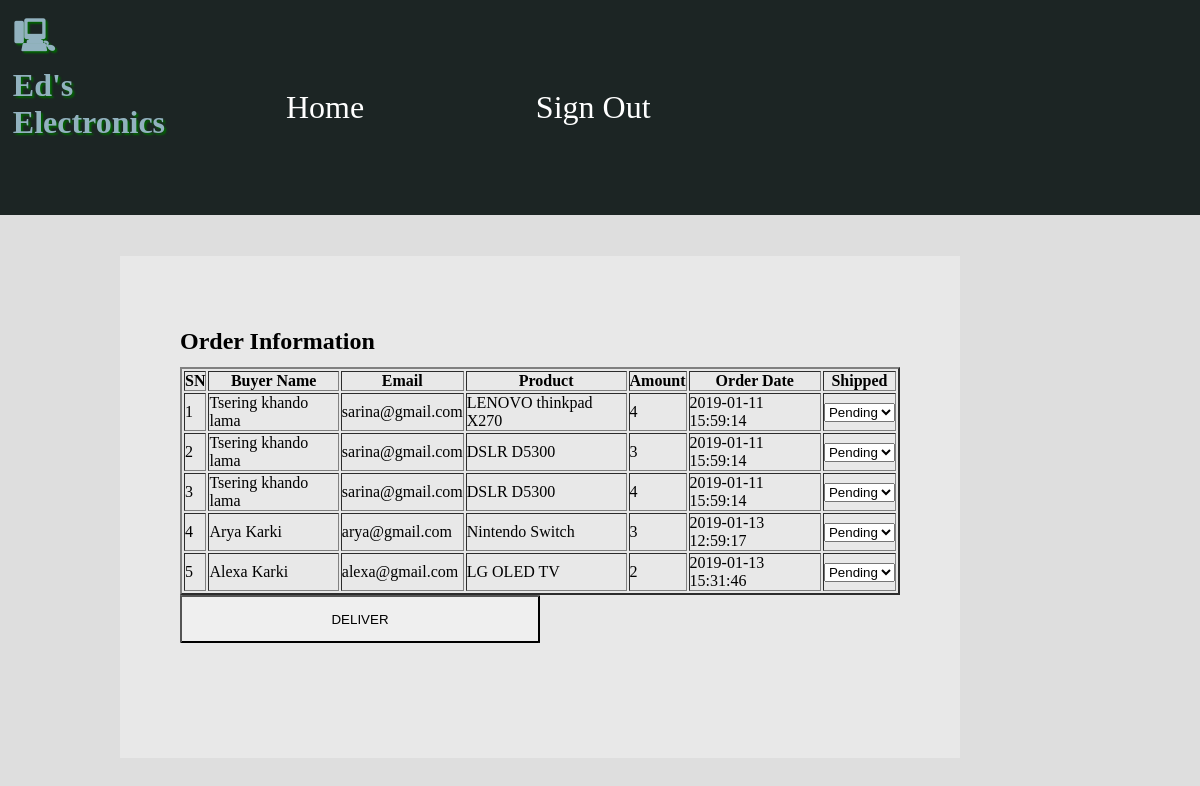
/admin/shippingDetail.php, run on the app's committed database.
### tables this page shows
CREATE TABLE `tbl_order` (
  `order_id` int(11) NOT NULL,
  `cart_id` int(11) NOT NULL,
  `cus_name` varchar(255) NOT NULL,
  `phone_no` varchar(255) NOT NULL,
  `city` varchar(255) NOT NULL,
  `street` varchar(255) NOT NULL,
  `country` varchar(255) NOT NULL,
  `shipped` tinyint(1) NOT NULL DEFAULT '0',
  `date` datetime NOT NULL DEFAULT CURRENT_TIMESTAMP
);

CREATE TABLE `tbl_customer` (
  `customer_id` int(11) NOT NULL,
  `fullName` varchar(255) NOT NULL,
  `email` varchar(255) NOT NULL,
  `contact_no` varchar(255) NOT NULL,
  `password` varchar(255) NOT NULL,
  `email_notify` tinyint(1) DEFAULT '0'
);

CREATE TABLE `tbl_product` (
  `product_id` int(11) NOT NULL,
  `customer_id` int(11) DEFAULT NULL,
  `category_id` int(11) NOT NULL,
  `product_name` varchar(255) NOT NULL,
  `brand` varchar(255) NOT NULL,
  `product_detail` varchar(255) NOT NULL,
  `price` varchar(255) NOT NULL,
  `feature_product` varchar(255) NOT NULL,
  `img_upload` text NOT NULL
);

CREATE TABLE `tbl_cart` (
  `cart_id` int(11) NOT NULL,
  `customer_id` int(11) NOT NULL,
  `product_id` int(11) NOT NULL,
  `Quantity` int(255) NOT NULL
);

### admin/shippingDetail.php (the view, shortened to what this page needs)
<?php
	include 'databaselink.php';
	include 'form_header.php';
	$admin_view = $pdo->prepare("SELECT * FROM tbl_order");
	$admin_view->execute();
?>
<body>
	<main >
		<form action="shippingDetail.php" method="POST">
		<table border="2">
			<h2>Order Information</h2>
			<tr>
				<th>SN</th>
				<th>Buyer Name</th>
				<th>Email</th>
				<th>Product</th>
				<th>Amount</th>
				<th>Order Date</th>
				<th>Shipped</th>
			</tr>
		<?php
		$sn=1;
		foreach ($admin_view as $send_order) {
			$shipping_cart=$pdo->prepare("SELECT * FROM tbl_cart WHERE cart_id = :cart_id");
			$criteria_detail =['cart_id' => $send_order['cart_id']];
			$shipping_cart->execute($criteria_detail);
			$row = $shipping_cart->fetch();
			echo'<tr>';
			echo '<td>'. $sn. '</td>';
				$sn++;
			echo '<td>';
			echo $send_order['cus_name'];
			echo '</td>';
			echo'<td>';
			$user_email = $pdo->prepare("SELECT * FROM tbl_customer WHERE customer_id =:customer_id");
			$condition=['customer_id'=>$row['customer_id']];
			$user_email->execute($condition);
			$show_row =$user_email->fetch();
			echo $show_row['email'];
			echo '</td>';
			echo '<td>';
			$order_item = $pdo->prepare("SELECT * FROM tbl_product WHERE product_id = :product_id");
			$condition=['product_id'=>$row['product_id']];
			$order_item->execute($condition);
			foreach ($order_item as $item )
				echo $item ['product_name'];
				echo '</td>';
				echo '<td>'.$row['Quantity'].'</td>';
				echo '<td>'.$send_order['date'].'</td>';
				echo '<td><select name="deliver_item">';
				if ($send_order['shipped']==1)$aa='selected';
					else $aa='';
					echo'<option value="0">Pending</option><option value="1"'; echo $aa.'>Shipped</option> </select></td>';
           			 echo '</tr>';
			}
		?>
			</table>
			<input type="submit" name="deliver" value="DELIVER">
		</form>
	</main>
</body>

### css/electronics.css (style rules this page uses)
* { margin: 0; padding: 0; }
body { background-color: #DEDEDE; font-family: 'Oxygen-Regular'; display: grid; grid-template-columns: 10% 70% 20%; grid-template-rows: auto; grid-template-areas: "header header header" "img img aside" ". main aside" "footer footer footer"; }
main { min-height: 20vh; grid-area: main; padding: 5vw; background-color: #E8E8E8; }
h2 { margin-top: 0.5em; margin-bottom: 0.5em; }
form input, form textarea { margin-bottom: 1em; box-sizing: border-box; display: block; width: 50%; padding: 2%; float: left;flex-direction: column;border-radius: 1%; }

### data on the page
tbl_order: cus_name "Tsering khando lama", tbl_customer.email "sarina@gmail.com", cart.Quantity "4", date "2019-01-11 15:59:14"
tbl_product: product_name "LENOVO thinkpad X270"
tbl_order: cus_name "Tsering khando lama", tbl_customer.email "sarina@gmail.com", cart.Quantity "3", date "2019-01-11 15:59:14"
tbl_product: product_name "DSLR D5300"
tbl_order: cus_name "Tsering khando lama", tbl_customer.email "sarina@gmail.com", cart.Quantity "4", date "2019-01-11 15:59:14"
tbl_order: cus_name "Arya Karki", tbl_customer.email "arya@gmail.com", cart.Quantity "3", date "2019-01-13 12:59:17"
tbl_product: product_name "Nintendo Switch"
tbl_order: cus_name "Alexa Karki", tbl_customer.email "alexa@gmail.com", cart.Quantity "2", date "2019-01-13 15:31:46"
tbl_product: product_name "LG OLED TV"
